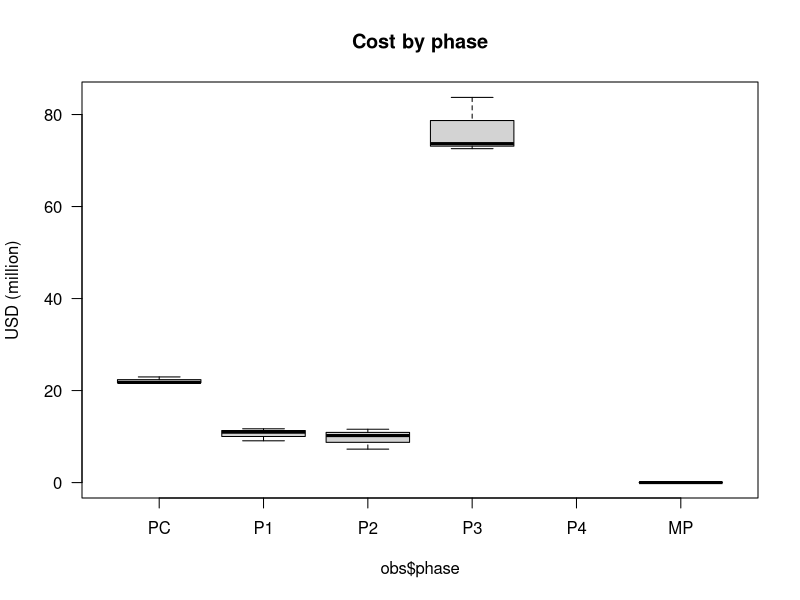
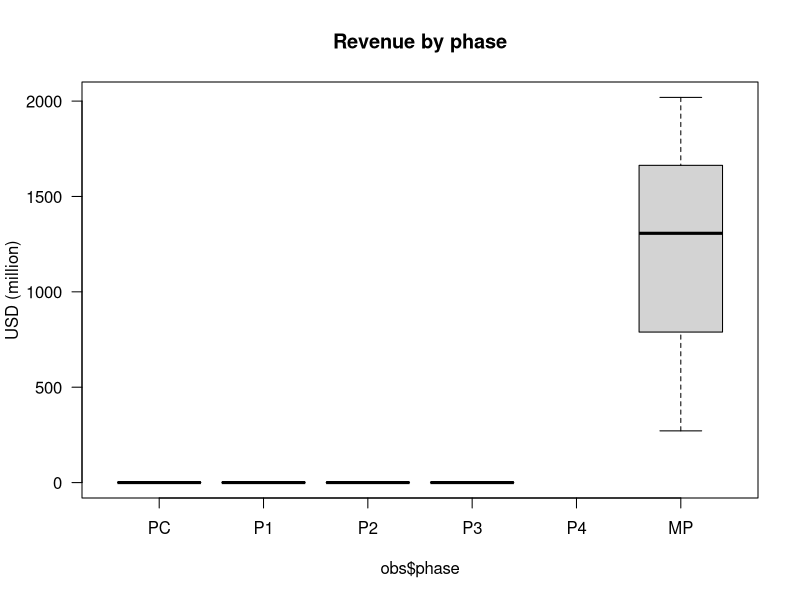
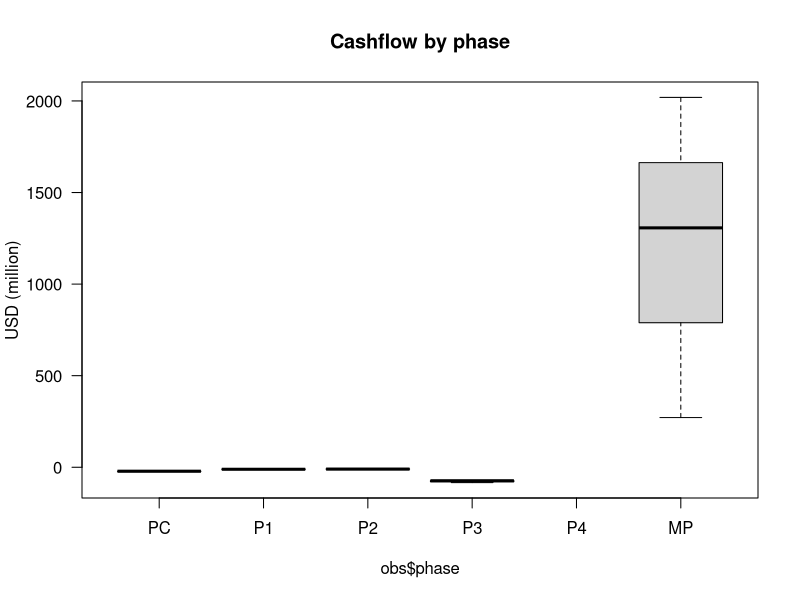
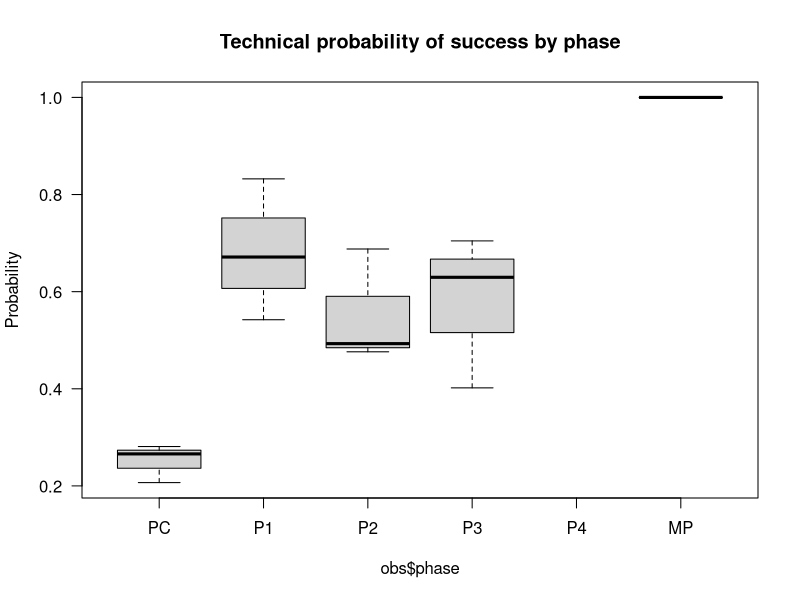
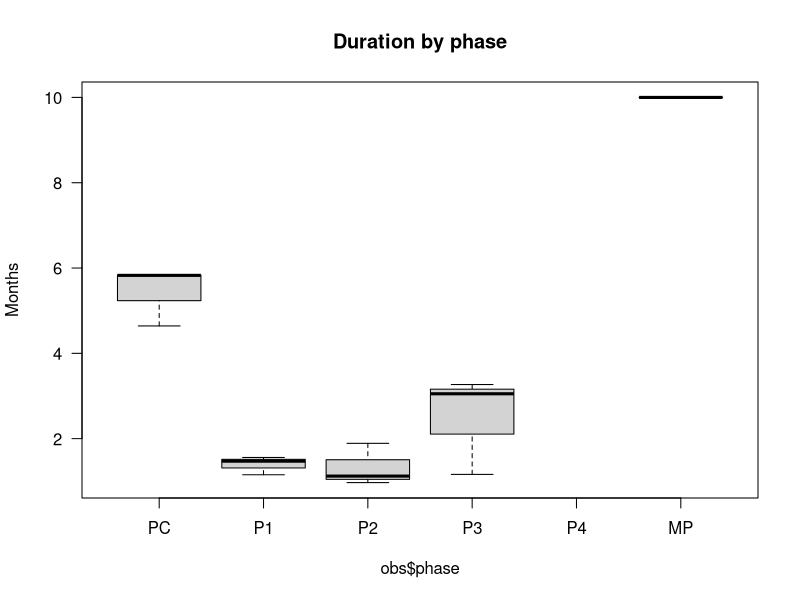
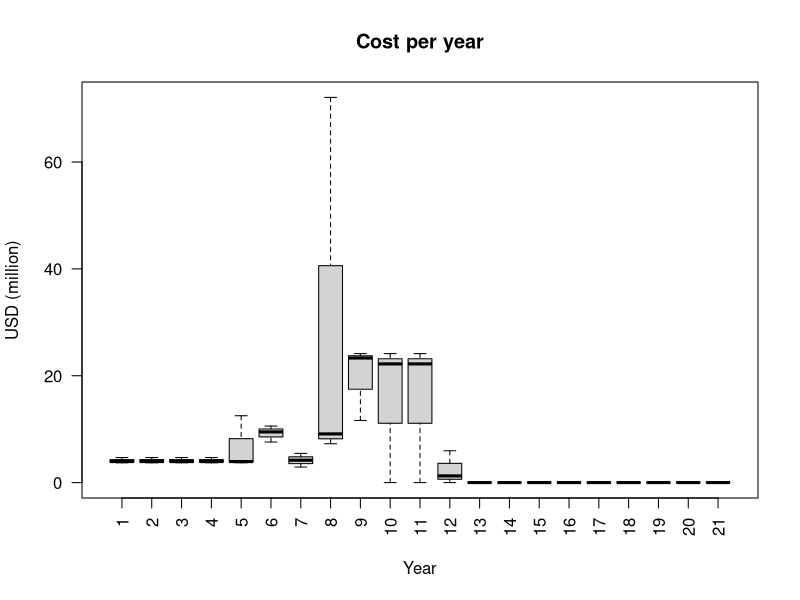
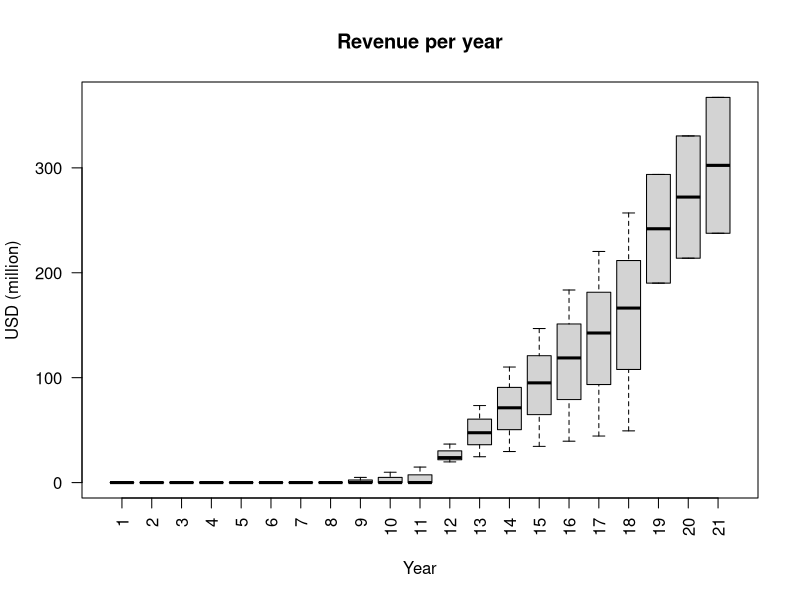
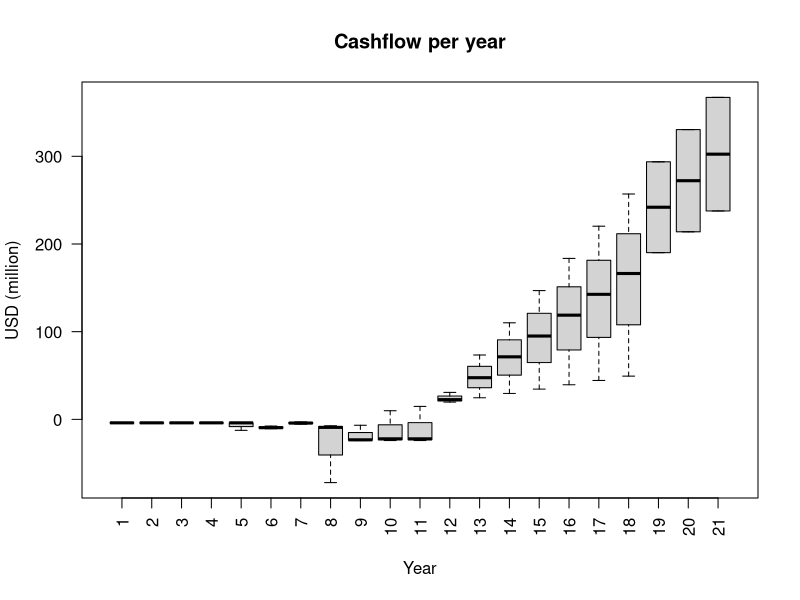

Recreate these plots in R, in order.
# Dependencies
library(dplyr)

# Visual config
options(tibble.width = Inf) # Always print all tibble cols

# Data config
set.seed(1)
N     = 3
YEARS = 25


# Create dataset for sampling
obs <- data.frame()

# Same across all phases
discount.rate <- runif(N, 0.09, 0.24)

# Sample: Pre Clinical
pc <- data.frame(subject=1:N, phase='PC', stage=1)
pc$time             <- runif(N, min=4.3, max=6)
pc$cost             <- runif(N, min=19, max=23.2)
pc$revenue          <- rep(0, N)
pc$prob             <- runif(N, min=0.175, max=0.69)
pc$discount.rate    <- discount.rate

# Sample: Phase 1
p1 <- data.frame(subject=1:N, phase='P1', stage=2)
p1$time             <- runif(N, min=0.75, max=1.8)
p1$prob             <- runif(N, min=0.25, max=0.837)
p1$cost             <- runif(N, min=7.3, max=12)
p1$revenue          <- rep(0, N)
p1$discount.rate    <- discount.rate

# Sample: Phase 2
p2 <- data.frame(subject=1:N, phase='P2', stage=3)
p2$time             <- runif(N, min=0.75, max=2.5)
p2$revenue          <- rep(0, N)
p2$cost             <- runif(N, min=7.12, max=18.72)
p2$prob             <- runif(N, min=0.34, max=0.74)
p2$discount.rate    <- discount.rate

# Sample: Phase 3
p3 <- data.frame(subject=1:N, phase='P3', stage=4)
p3$cost             <- runif(N, min=26.88, max=121.68)
p3$prob             <- runif(N, min=0.314, max=0.786)
p3$time             <- runif(N, min=0.83, max=3.9)
p3$revenue          <- rep(0, N)
p3$discount.rate    <- discount.rate

# Sample: Phase 4
p4 <- data.frame(subject=1:N, phase='P4', stage=5)
p4$time             <- runif(N, min=0.5, max=1.04)
p4$prob             <- runif(N, min=0.83, max=0.99)
p4$cost             <- rep(98.297168, N)
p4$revenue          <- rep(0, N)
p4$discount.rate    <- discount.rate

# Sample: Market sales
sales <- data.frame(subject=1:N, phase='MP', stage=6)
sales$prob          <- 1
sales$cost          <- 0
sales$revenue       <- runif(N, min=218, max=2500)
sales$time          <- 10
sales$discount.rate <- discount.rate

# Combine all phases into single dataset
obs <- rbind(obs, pc, p1, p2, p3, sales)
obs$phase <- factor(obs$phase, levels=c('PC','P1','P2','P3','P4','MP'))


# Compute: Cashflow
obs$cashflow <- obs$revenue - obs$cost


# Summarize
boxplot(obs$cost~obs$phase, ylab='USD (million)', main='Cost by phase', las=1)
boxplot(obs$revenue~obs$phase, ylab='USD (million)', main='Revenue by phase', las=1)
boxplot(obs$cashflow~obs$phase, ylab='USD (million)', main='Cashflow by phase', las=1)
boxplot(obs$prob~obs$phase, ylab='Probability', main='Technical probability of success by phase', las=1)
boxplot(obs$time~obs$phase, ylab='Months', main='Duration by phase', las=1)


# Compute: Time to phase
obs <- obs %>% group_by(subject) %>%
  mutate(time.to = cumsum(time) - time,
         time.from = sum(time) - cumsum(time) + time)


# Compute: Cashflow slope and offset
# TODO: Separate market into separate dataset and then do the yearly calc for
# two datasets so that we don't have to deal with exceptions and instead simply
# assume that everything is either constantly or linearly distributed in the
# development and market data set respectively.
obs$cashflow.a <- ifelse(obs$phase=='MP', ((obs$cashflow * 2 / (obs$time + 1)) / obs$time), 0)
obs$cashflow.b <- ifelse(obs$phase=='MP', 0, (obs$cashflow / obs$time))
obs$cost.a     <- ifelse(obs$phase=='MP', ((obs$cost * 2 / (obs$time + 1)) / obs$time), 0)
obs$cost.b     <- ifelse(obs$phase=='MP', 0, (obs$cost / obs$time))
obs$revenue.a  <- ifelse(obs$phase=='MP', ((obs$revenue * 2 / (obs$time + 1)) / obs$time), 0)
obs$revenue.b  <- ifelse(obs$phase=='MP', 0, (obs$revenue / obs$time))
obs$prob.a     <- 0
obs$prob.b     <- obs$prob ^ (1/obs$time)

# Transform: To cashflows over time
cashflows <- data.frame()
for (x in 1:ceiling(max(obs$time) + 1)) {
  # Prepare
  t              <- x + obs$time.to
  within_phase   <- x <= obs$time
  not_whole_year <- x-obs$time>0 & x-obs$time<1
  # Compute: yearly
  base_cashflow      <- ifelse(within_phase, obs$cashflow.a * x + obs$cashflow.b, 0)
  remainder_cashflow <- ifelse(not_whole_year, (obs$time-floor(obs$time))*(obs$cashflow/obs$time), 0)
  base_cost          <- ifelse(within_phase, obs$cost.a * x + obs$cost.b, 0)
  remainder_cost     <- ifelse(not_whole_year, (obs$time-floor(obs$time))*(obs$cost/obs$time), 0)
  base_revenue       <- ifelse(within_phase, obs$revenue.a * x + obs$revenue.b, 0)
  remainder_revenue  <- ifelse(not_whole_year, (obs$time-floor(obs$time))*(obs$revenue/obs$time), 0)
  base_prob          <- ifelse(within_phase, obs$prob.a * x + obs$prob.b, 0)
  remainder_prob     <- ifelse(not_whole_year, obs$prob / ((obs$prob.a*x+obs$prob.b) ^ floor(obs$time)), 0)
  # NOTE: The remainder is computed by assuming that the value is evenly
  # distributed over the whole phase (i.e. constantly). If this is not true
  # then the remainder will be incorrectly computed. However, since we assume
  # that phase properties are indeed constantly distributed over the course of
  # the phase, it is not a problem for phase properties. While we do assume
  # that market sales grow linearly this is not a problem since there will be
  # no remainder given that we assume that all markets span 10 years. However,
  # please be very careful and make sure you get this right!!
  # NOTE: This computation is a bit odd since there will never be a base
  # cashflow and a remainder at the same time.
  cashflow  <- base_cashflow + remainder_cashflow
  cost      <- base_cost + remainder_cost
  revenue   <- base_revenue + remainder_revenue
  prob      <- base_prob + remainder_prob
  # Make data frame
  subject    <- obs$subject
  phase.year <- x
  phase      <- obs$phase
  year       <- floor(t)
  df        <- data.frame(subject, phase.year, t, year, phase, cashflow, cost, revenue, prob)
  df        <- df[cashflow != 0 | prob > 0, ] # No need to keep years without cashflow
  cashflows <- rbind(cashflows, df)
}


# Compute: Cumulative properties
cashflows <- cashflows %>% arrange(subject, t) %>% group_by(subject) %>%
  mutate(cum.cashflow = cumsum(cashflow),
         cum.revenue  = cumsum(revenue),
         cum.cost     = cumsum(cost),
         cum.prob     = cumprod(prob),
         rem.prob     = prod(prob) / cumprod(prob)) # TODO: I'm NOT sure this is correct!)

# Transform: To yearly
yearly <- cashflows %>% group_by(subject, year) %>%
  summarise(cashflow     = sum(cashflow),
            cost         = sum(cost),
            revenue      = sum(revenue),
            prob         = prod(prob),
            cum.cashflow = tail(cum.cashflow, n=1),
            cum.revenue  = tail(cum.revenue, n=1),
            cum.cost     = tail(cum.cost, n=1),
            cum.prob     = tail(cum.prob, n=1),
            rem.prob     = tail(rem.prob, n=1))

# Plot: Yearly data
boxplot(yearly$cost ~ yearly$year, xlab='Year', ylab='USD (million)', las=2, main='Cost per year')
boxplot(yearly$revenue ~ yearly$year, xlab='Year', ylab='USD (million)', las=2, main='Revenue per year')
boxplot(yearly$cashflow ~ yearly$year, xlab='Year', ylab='USD (million)', las=2, main='Cashflow per year')
boxplot(yearly$prob ~ yearly$year, xlab='Year', ylab='Probability of success', las=2, main='Technical probability of success, per year')

# Plot: Cumulative yearly data
boxplot(yearly$cum.cost ~ yearly$year, las=2, xlab='Year', ylab='USD (million)', main='Cumulative cost per year')
boxplot(yearly$cum.revenue ~ yearly$year, las=2, xlab='Year', ylab='USD (million)', main='Cumulative revenue per year')
boxplot(yearly$cum.cashflow ~ yearly$year, las=2, xlab='Year', ylab='USD (million)', main='Cumulative cashflow per year')
boxplot(yearly$cum.prob ~ yearly$year, las=2, xlab='Year', ylab='Probability', main='Probability of reaching year')
boxplot(yearly$rem.prob ~ yearly$year, las=2, xlab='Year', ylab='Probability', main='Remaining probability of success per year')
